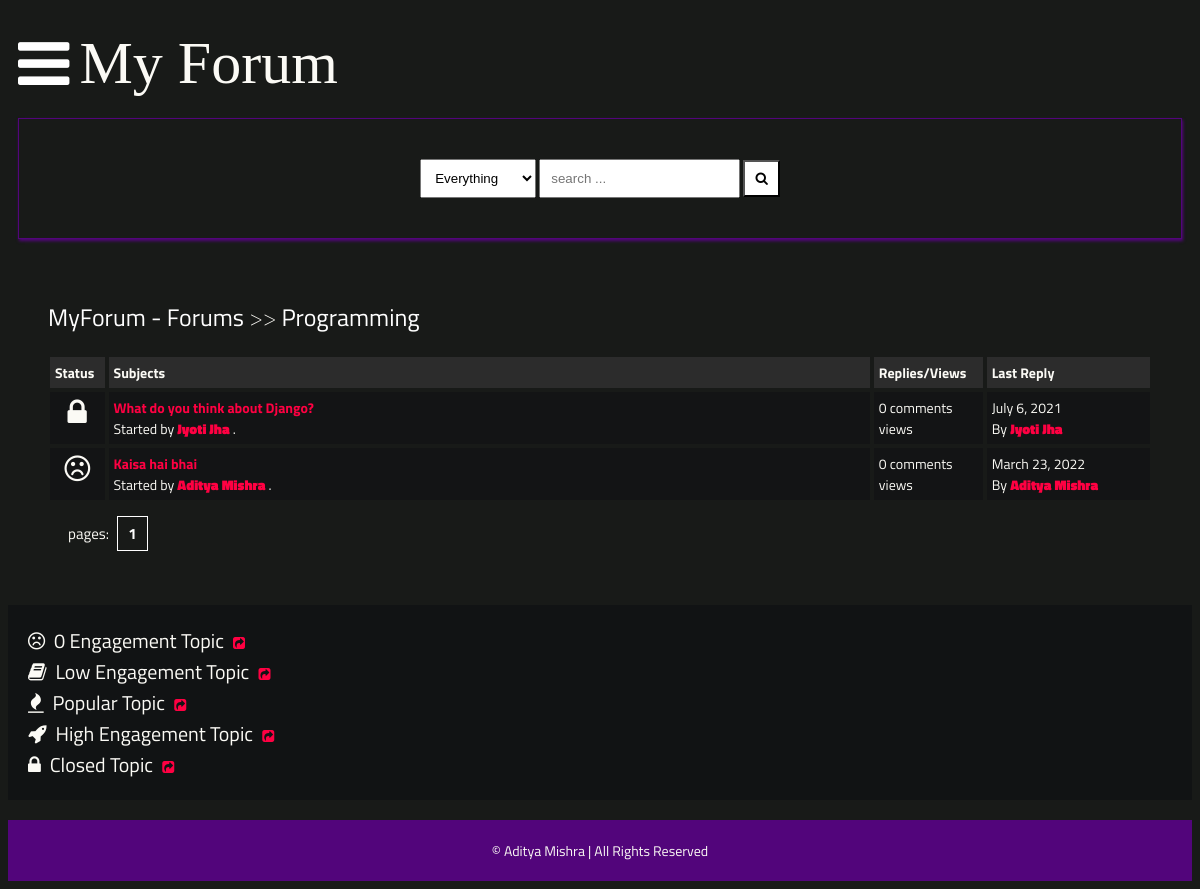
/posts/Programming/, run on the app's committed database.
### main/models.py (models this page shows, shortened)
class Category(models.Model):
    title = models.CharField(max_length=50)
    slug = models.SlugField(max_length=400, unique=True, blank=True)
    description = models.TextField(default="description")
    class Meta:
        verbose_name_plural = "categories"
    def get_url(self):
        return reverse("posts", kwargs={
            "slug":self.slug
        })

class Post(models.Model):
    title = models.CharField(max_length=400)
    slug = models.SlugField(max_length=400, unique=True, blank=True)
    user = models.ForeignKey(Author, on_delete=models.CASCADE)
    content = HTMLField()
    categories = models.ManyToManyField(Category)
    date = models.DateTimeField(auto_now_add=True)
    approved = models.BooleanField(default=True)
    hit_count_generic = GenericRelation(HitCount, object_id_field='object_pk',
        related_query_name='hit_count_generic_relation'
    )
    tags = TaggableManager()
    comments = models.ManyToManyField(Comment, blank=True)
    closed = models.BooleanField(default=False)
    state = models.CharField(max_length=40, default="zero")
    def get_url(self):
        return reverse("detail", kwargs={
            "slug":self.slug
        })
    @property
    def num_comments(self):
        return self.comments.count()
    @property
    def last_reply(self):
        return self.comments.latest("date")

class Author(models.Model):
    user = models.ForeignKey(User, on_delete=models.CASCADE)
    fullname = models.CharField(max_length=40, blank=False)
    slug = slug = models.SlugField(max_length=400, unique=True, blank=True)
    bio = HTMLField()
    points = models.IntegerField(default=0)
    profile_pic = ResizedImageField(size=[50, 80], quality=100, upload_to="authors", default=None, blank=False, null=True)

### main/views.py (the view)
# urls.py: path("posts/<slug>/", posts, name="posts"),
def posts(request, slug):
    category = get_object_or_404(Category, slug=slug)
    posts = Post.objects.filter(approved=True, categories=category)
    paginator = Paginator(posts, 5)
    page = request.GET.get("page")
    try:
        posts = paginator.page(page)
    except PageNotAnInteger:
        posts = paginator.page(1)
    except EmptyPage:
        posts = paginator.page(paginator.num_pages)
    context = {
        "posts":posts,
        "forum": category,
        "title": "Posts"
    }
    return render(request, "posts.html", context)

### main/context_processors.py (called while the page is built, shortened)
def searchFunction(request):
    search_context = {}
    posts = Post.objects.all()
    return search_context

### templates/posts.html
{% extends 'base.html' %}
{% load hitcount_tags %}
{% block content %}
    <div class="container">
        <div class="navigate">
            <span><a href="{% url 'home' %}">MyForum - Forums</a> >> <a href="{{forum.get_url}}">{{forum.title}}</a></span>
        </div>
        <div class="posts-table">
            <div class="table-head">
                <div class="status">Status</div>
                <div class="subjects">Subjects</div>
                <div class="replies">Replies/Views</div>
                <div class="last-reply">Last Reply</div>
            </div>
            {% for post in posts %}
            <div class="table-row">
                {% if post.closed == True %}
                 <div class="status"><i class="fa fa-lock"></i></div>
                {% elif post.num_comments == 0 %}
                <div class="status"><i class="fa fa-frown-o"></i></div>
                {% elif post.num_comments > 0 and post.num_comments < 2 %}
                 <div class="status"><i class="fa fa-book"></i></div>
                 {% elif post.num_comments > 2 and post.num_comments < 4 %}
                 <div class="status"><i class="fa fa-rocket"></i></div>
                 {% elif post.num_comments >= 4 %}
                 <div class="status"><i class="fa fa-fire"></i></div>
                {% endif %}
                <div class="subjects">
                    <a href="{{post.get_url}}">{{post.title}}</a>
                    <br>
                    <span>Started by <b><a href="">{{post.user.fullname|title}}</a></b> .</span>
                </div>
                <div class="replies">
                    {{post.num_comments}} comments <br> {% get_hit_count for post %} views
                </div>
                {% if post.last_reply %}
                <div class="last-reply">
                    {{post.last_reply.date|date}}
                    <br>By <b><a href="">{{post.last_reply.user.fullname|title}}</a></b>
                </div>
                {% else %}
                <div class="last-reply">
                    {{post.date|date}}
                    <br>By <b><a href="">{{post.user.fullname|title}}</a></b>
                </div>
                {% endif %}
            </div>
            {% endfor %}
        </div>
            <div class="pagination">
                pages: {% for num_page in posts.paginator.page_range %} <a href="?page={{num_page}}">{{num_page}}</a> {% endfor %}
            </div>
    </div>
    <div class="note">
        <span><i class="fa fa-frown-o"></i>&nbsp; 0 Engagement Topic</span>&nbsp;&nbsp;&nbsp;<a href=""><i class="fa fa-share-square"></i></a><br>
        <span><i class="fa fa-book"></i>&nbsp; Low Engagement Topic</span>&nbsp;&nbsp;&nbsp;<a href=""><i class="fa fa-share-square"></i></a><br>
        <span><i class="fa fa-fire"></i>&nbsp; Popular Topic</span>&nbsp;&nbsp;&nbsp;<a href=""><i class="fa fa-share-square"></i></a><br>
        <span><i class="fa fa-rocket"></i>&nbsp; High Engagement Topic</span>&nbsp;&nbsp;&nbsp;<a href=""><i class="fa fa-share-square"></i></a><br>
        <span><i class="fa fa-lock"></i>&nbsp; Closed Topic</span>&nbsp;&nbsp;&nbsp;<a href=""><i class="fa fa-share-square"></i></a><br>
    </div>
    {% endblock content %}

### static/style.css (style rules this page uses)
* { box-sizing: border-box; }
html { font-size: 14px; font-family: 'Titillium Web', sans-serif; background-color: #181A18; color: #FBFAF5; }
a { color: #FF0042; font-weight: bolder; text-decoration: none; }
.container { margin: 20px; padding: 20px; }
.table-head { display: flex; }
.table-head div { padding: 5px; margin: 2px; background-color: #2C2C2C; font-weight: bold; }
.table-head .status { flex: 5%; }
.table-head .subjects { flex: 70%; }
.table-head .replies { flex: 10%; }
.table-head .last-reply { flex: 15%; }
.table-row { display: flex; }
.table-row .status, .table-row .subjects, .table-row .replies, .table-row .last-reply { padding: 5px; margin: 2px; background-color: #131415; }
.table-row .status { flex: 5%; font-size: 30px; text-align: center; }
.table-row .subjects { flex: 70%; }
.table-row .replies { flex: 10%; }
.table-row .last-reply { flex: 15%; }
.navigate { margin-block: 20px; font-weight: lighter; font-size: 24px; }
.navigate a { color: #fff; }
.pagination { padding: 20px; font-size: 15px; }
.pagination a { color: #fff; margin-inline: 5px; padding: 5px 10px; border: solid 0.5px #fff; }
.note { background-color: #111314; padding: 20px; display: block; }
.note span { font-size: 20px; margin-block: 5px; }

### data on the page
Category: title "Programming"
Post: closed True (drawn), title "What do you think about Django?", user.fullname "Jyoti Jha", num_comments "0", date "July 6, 2021"
Post: closed False (drawn), title "Kaisa hai bhai", user.fullname "Aditya Mishra", num_comments "0", date "March 23, 2022"

### other printed values
{{ num_page }} "1"
